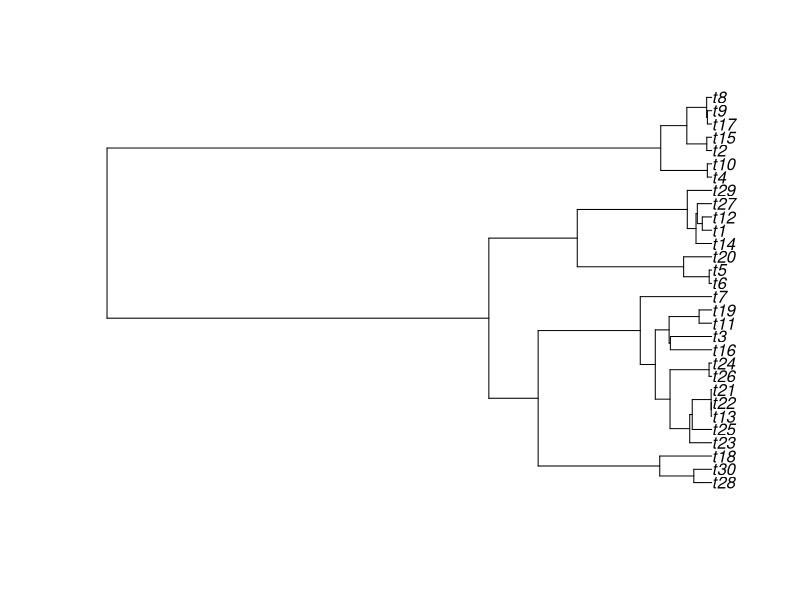

Write R code to recreate this figure.
## ---- chunk 1
knitr::opts_chunk$set(echo = TRUE)
## ---- chunk 2
 for(i in 1:10){ # for loop run from 1 to 10
print("Darwin rules!") # write a sentence 10 times
print(i*i) # also print each number multiplied by itself 
}
## ---- chunk 3

Isit <- function(x){
 if (x == 10)
 print("It's a ten!")
 else print("Not a ten!")
}


Isit(10)

Isit(1)

## ---- chunk 4

# A simple function that needs functions from the ape library to run
# ape is a library of functions for analysis of evolutionary relationships:
Tree <- function(x){
   #this function creates a plot of a random evolutionary tree
   #of size x
   require(ape)
   tree <- rcoal(x)
   plot(tree)
 }
Tree(30)
